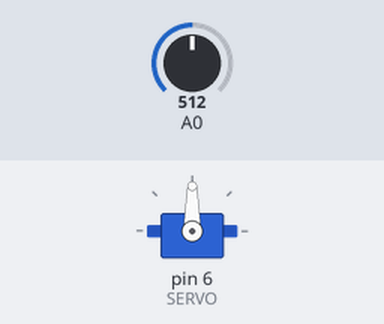
A sketch run on a simulated Arduino Uno, built with avr-gcc and run on an emulated ATmega328P. Parts: servo. The test bench sets the inputs (shaded band); at power-on: A0 = 512.

Above: at 1.2 s.
1.3 s: A0 set to 716
At 1.8 s:
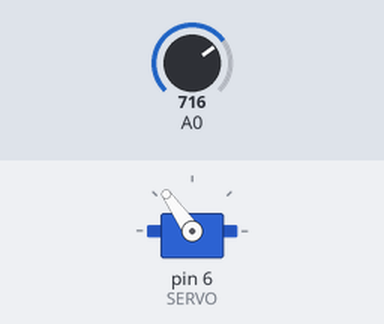
2.8 s: A0 set to 900
At 4.0 s:
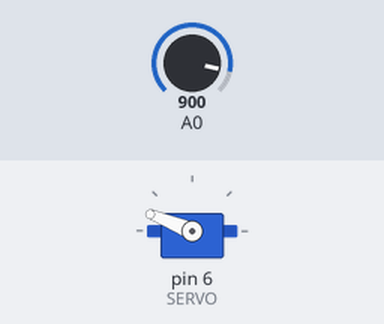
4.3 s: A0 set to 1023
At 5.3 s:
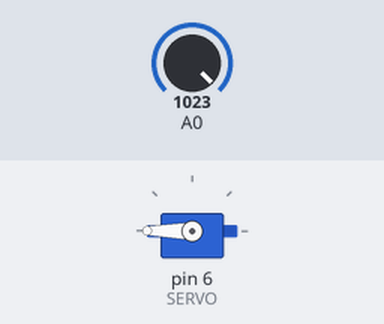
5.8 s: A0 set to 306
At 6.4 s:
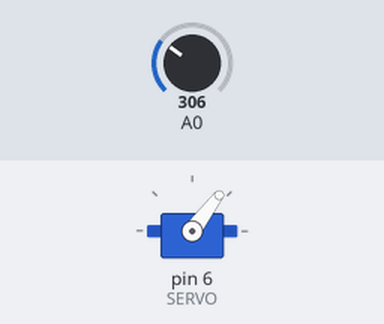
7.3 s: A0 set to 122
At 7.6 s:
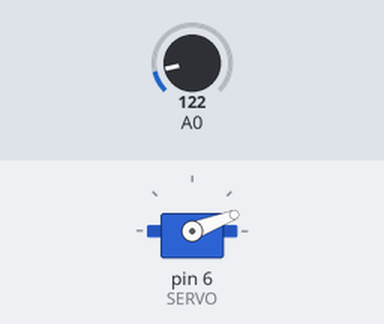
Timing chart, 0 to 9.8 s (numbered marks = the images above; inputs shaded):
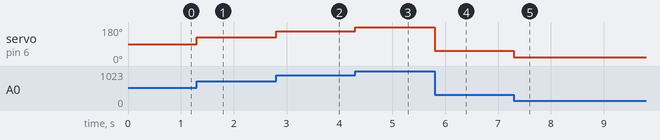

Measured:
- after the input at 1.3 s, servo on pin 6 (SERVO): 90° → 125° at once
- after the input at 2.8 s, servo on pin 6 (SERVO): 125° → 158° at once
- after the input at 4.3 s, servo on pin 6 (SERVO): 158° → 180° at once
- after the input at 5.8 s, servo on pin 6 (SERVO): 180° → 53° at once
- after the input at 7.3 s, servo on pin 6 (SERVO): 53° → 21° at once

The sketch:

Potentiometer_Controlled_Servo.ino
```cpp
#include <Servo.h>
#define SERVO 6
#define ROTATION_SENSOR A0

Servo sg90;

void setup() {
  sg90.attach(SERVO);
}

void loop() {
  int rotationData = analogRead(A0);
  rotationData = map(rotationData, 0, 1023, 0, 180);
  sg90.write(rotationData);
}
```
